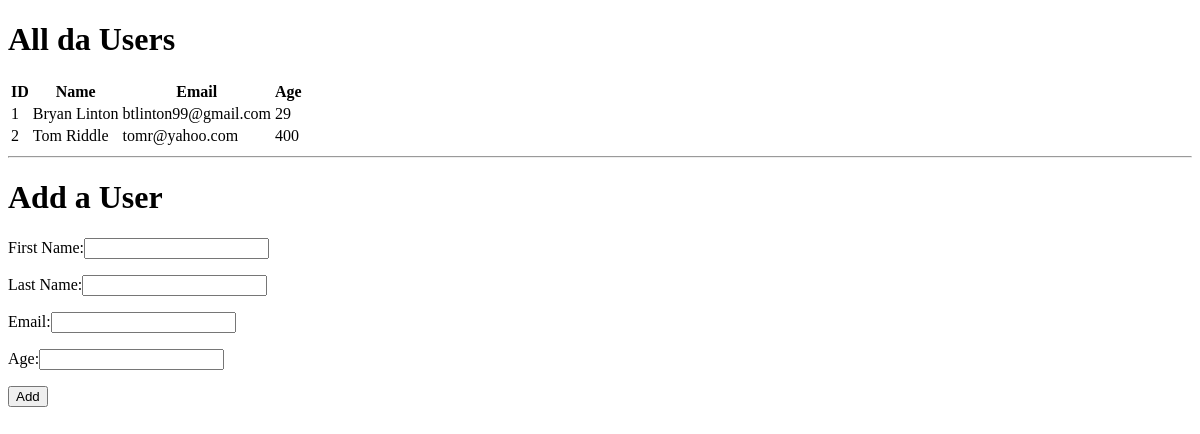
Before: / with the older database file.
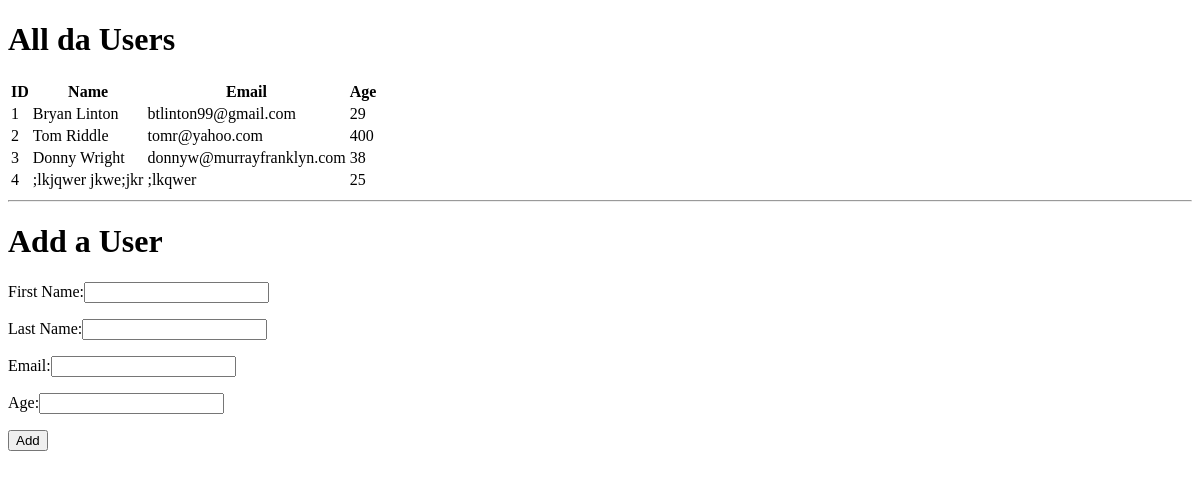
After: the same page with the newer database file.
### app.py (models this page shows)
class User(db.Model):
    id = db.Column(db.Integer, primary_key=True)
    first_name = db.Column(db.String(45))
    last_name = db.Column(db.String(45))
    email = db.Column(db.String(45))
    age = db.Column(db.Integer)
    created_at = db.Column(db.DateTime, server_default=func.now())
    updated_at = db.Column(db.DateTime, server_default=func.now(), onupdate=func.now())

### app.py (the view)
@app.route("/")
def test():
    all_users = User.query.all()
    return render_template("index.html", all_users = all_users)

### templates/index.html (shortened to what this page needs)
<!DOCTYPE html>
<html lang="en">
<head>
</head>
<body>
    <h1>All da Users</h1>
    <table>
        <tr>
            <th>ID</th>
            <th>Name</th>
            <th>Email</th>
            <th>Age</th>
        </tr>
        {%for user in all_users%}
        <tr>
            <td>{{user.id}}</td>
            <td>{{user.first_name}} {{user.last_name}}</td>
            <td>{{user.email}}</td>
            <td>{{user.age}}</td>
        </tr>
        {% endfor %}
    </table>
    <hr>
    <h1>Add a User</h1>
    <form action="/add_user" method="POST">
        <p>First Name:<input type="text" name="first_name"></p>
        <p>Last Name:<input type="text" name="last_name"></p>
        <p>Email:<input type="text" name="email"></p>
        <p>Age:<input type="text" name="age"></p>
        <input type="submit" value="Add">
    </form>
</body>
</html>

Changed rows visible on the page:
added User: id "3", first_name "Donny", last_name "Wright", email "donnyw@murrayfranklyn.com", age "38"
added User: id "4", first_name ";lkjqwer", last_name "jkwe;jkr", email ";lkqwer", age "25"
